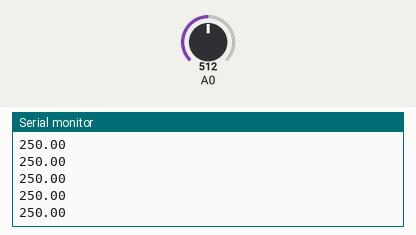
Recording of a sketch running on a simulated Arduino Uno, built with avr-gcc and run on an emulated ATmega328P. Shown: the last lines printed to the serial monitor. The test bench sets the inputs (shaded band); at power-on: A0 = 512.

Above: at 1.2 s.
1.3 s: A0 set to 716
At 1.56 s:
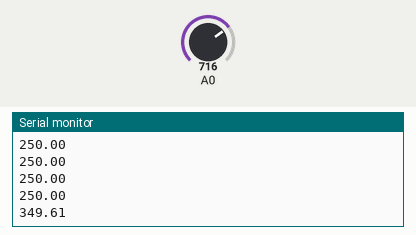
2.8 s: A0 set to 900
At 2.96 s:
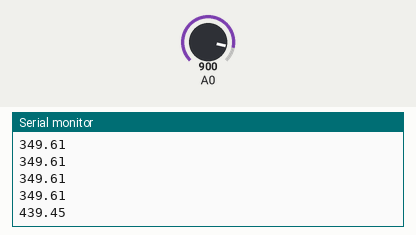
Timing chart, 0 to 5.8 s (numbered marks = the images above; inputs shaded):
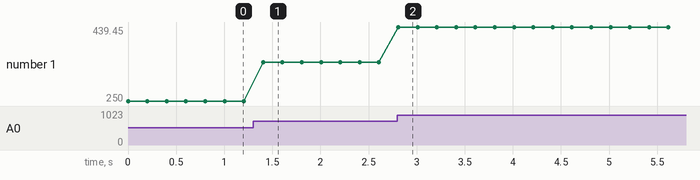

The sketch:

Temperature_Sensor.ino
```cpp
int mv; //millivolts
float tempc;  //temperature in centigrade


void setup() {
  // put your setup code here, to run once:

Serial.begin(9600);       //allows us to see temperature on the screen

}

void loop() {
  // put your main code here, to run repeatedly:

mv = analogRead(0);
tempc = ((mv * 5000.0)/1024);
tempc = (tempc / 10);

Serial.println(tempc);
delay(200);


}
```

Measured:
- after the input at 1.3 s, the serial monitor: prints a new line after 0.10 s (image 1)
- after the input at 2.8 s, the serial monitor: prints a new line at once (image 2)
- plotted number 1: 250 → 349.61 after the input at 1.3 s, 349.61 → 439.45 after the input at 2.8 s
